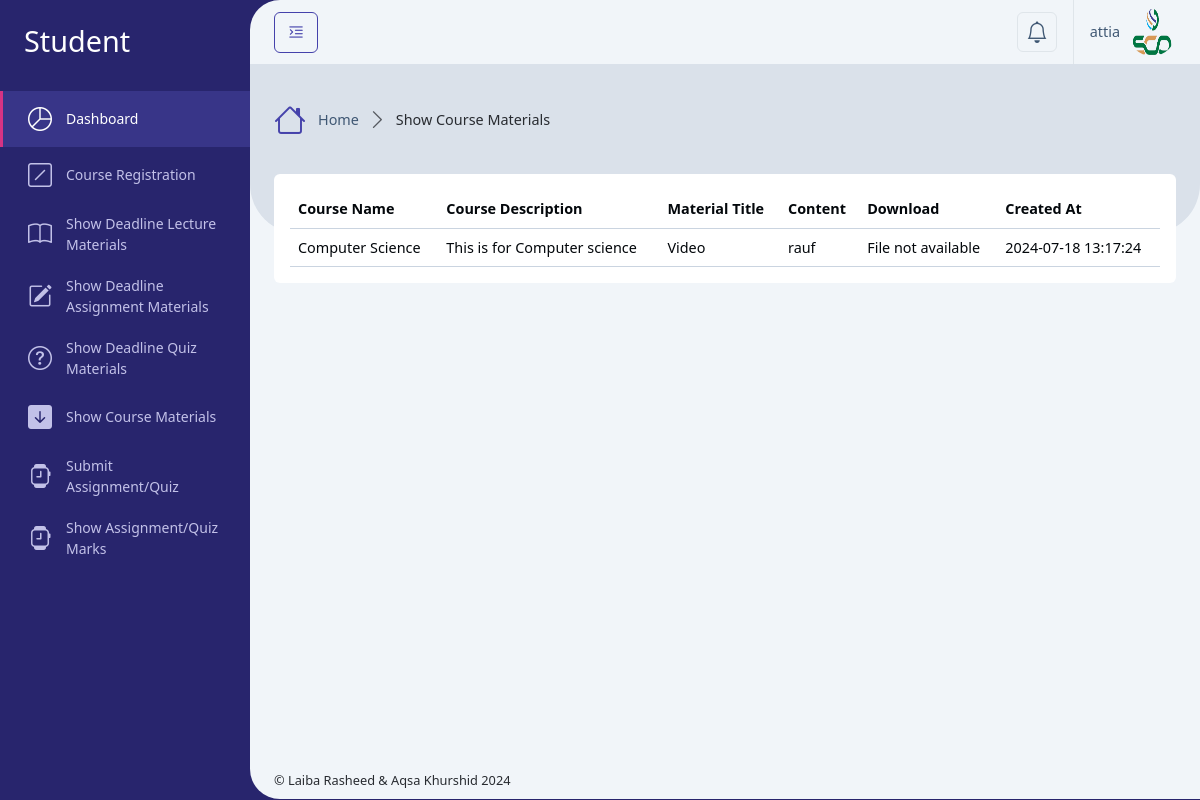
The page /Student/show_course_materials.php (signed in) on the database as committed earlier.
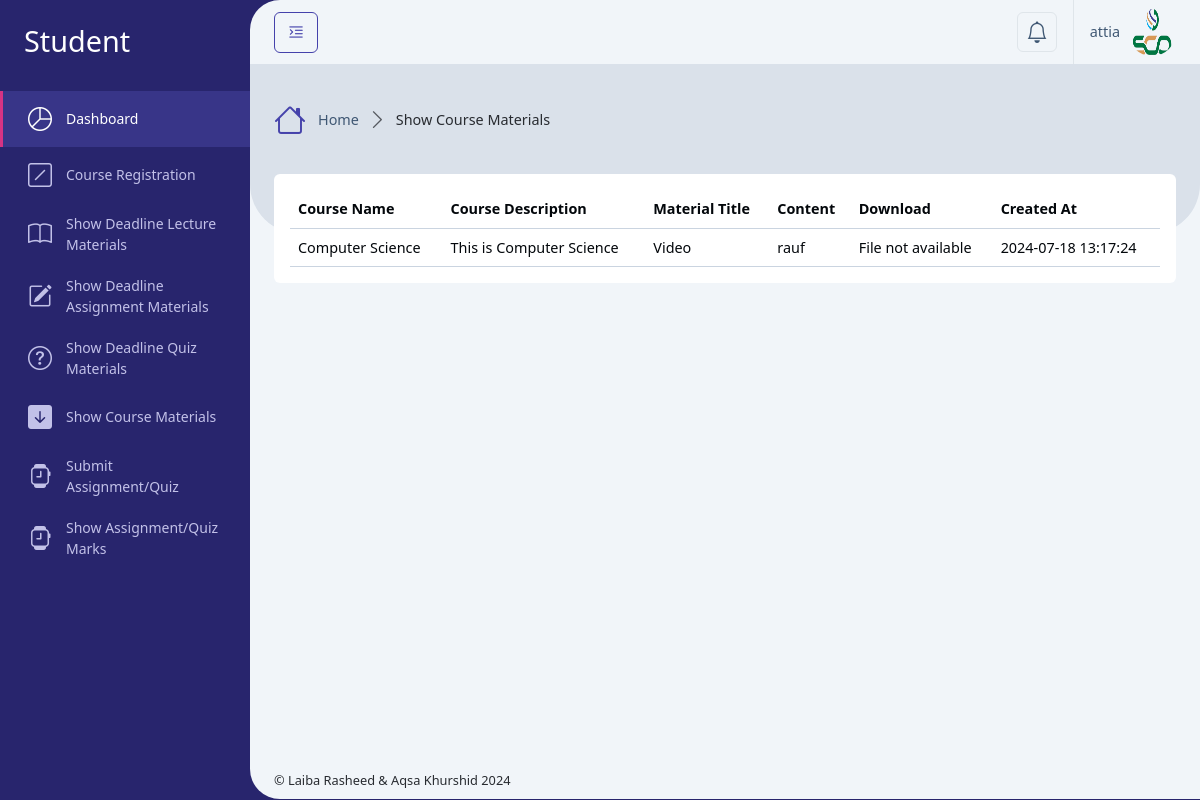
The same page on the database as committed later.
### tables this page shows
CREATE TABLE `course_registration` (
  `id` int(11) NOT NULL,
  `course_id` int(11) DEFAULT NULL,
  `user_id` int(11) DEFAULT NULL,
  `created_at` timestamp NOT NULL DEFAULT current_timestamp()
);

CREATE TABLE `courses` (
  `id` int(11) NOT NULL,
  `code` varchar(100) DEFAULT NULL,
  `name` varchar(255) NOT NULL,
  `type` varchar(100) DEFAULT 'Course',
  `description` text DEFAULT NULL,
  `program` varchar(100) DEFAULT NULL,
  `semester` varchar(100) DEFAULT NULL,
  `credit_hour` int(10) DEFAULT 3,
  `created_at` timestamp NOT NULL DEFAULT current_timestamp()
);

CREATE TABLE `course_materials` (
  `id` int(11) NOT NULL,
  `course_id` int(11) DEFAULT NULL,
  `user_id` int(11) DEFAULT NULL,
  `title` varchar(255) NOT NULL,
  `content` text DEFAULT NULL,
  `file_path` varchar(255) DEFAULT NULL,
  `created_at` timestamp NOT NULL DEFAULT current_timestamp()
);

### Student/show_course_materials.php (called while the page is built, shortened)
<?php
    require '../Database/config.php';
    $user_id = $_SESSION['user_id'];
    $sql = "SELECT course_registration.*, courses.name AS course_name, courses.description AS course_description,
            course_materials.title, course_materials.content, course_materials.file_path
            FROM course_registration
            JOIN courses ON course_registration.course_id = courses.id
            JOIN course_materials ON course_registration.course_id = course_materials.course_id
            WHERE course_registration.user_id = ?";
    $stmt = $conn->prepare($sql);
    $stmt->bind_param("i", $user_id);
    $stmt->execute();
    $result = $stmt->get_result();
    include '../setting/_Layout.php';
?>

### Student/show_course_materials_content.php (the view, shortened to what this page needs)
<div class="row">
    <div class="col-xxl-12">
        <div class="card mb-4">
            <div class="card-body">
                <div class="table-responsive">
                    <table class="table align-middle table-hover m-0">
                        <thead>
                            <tr>
                                <th scope="col">Course Name</th>
                                <th scope="col">Course Description</th>
                                <th scope="col">Material Title</th>
                                <th scope="col">Content</th>
                                <th scope="col">Download</th>
                                <th scope="col">Created At</th>
                            </tr>
                        </thead>
                        <tbody>
                            <?php
                            if ($result->num_rows > 0) {
                                while ($row = $result->fetch_assoc()) {
                                    $file_path = '../assets/uploads/' . $row['file_path'];
                                    $file_extension = pathinfo($file_path, PATHINFO_EXTENSION);
                            ?>
                                    <tr>
                                        <td><?php echo htmlspecialchars($row['course_name']); ?></td>
                                        <td><?php echo htmlspecialchars($row['course_description']); ?></td>
                                        <td><?php echo htmlspecialchars($row['title']); ?></td>
                                        <td><?php echo htmlspecialchars($row['content']); ?></td>
                                        <td>
                                            <?php if ($row['file_path'] && file_exists($file_path)) { ?>
                                                <?php if (in_array($file_extension, ['mp4', 'avi', 'mov', 'wmv'])) { ?>
                                                    <button class="btn btn-sm btn-secondary" data-bs-toggle="modal" data-bs-target="#videoModal" data-video="<?php echo htmlspecialchars($file_path); ?>">
                                                        Play Video
                                                    </button>
                                                <?php } else { ?>
                                                    <a href="<?php echo htmlspecialchars($file_path); ?>" class="btn btn-sm btn-secondary" download>
                                                        Download
                                                    </a>
                                                <?php } ?>
                                            <?php } else { echo 'File not available'; } ?>
                                        </td>
                                        <td><?php echo htmlspecialchars($row['created_at']); ?></td>
                                    </tr>
                            <?php
                                }
                            } else {
                            ?>
                                <tr>
                                    <td colspan="3">No Course Registration found.</td>
                                </tr>
                            <?php
                            }
                            ?>
                        </tbody>
                    </table>
                </div>
            </div>
        </div>
    </div>
</div>

Rows that differ between the two databases and show on the page:
changed through a linked row, course_registration "Computer Science": course.description "This is for Computer science" → "This is Computer Science"
